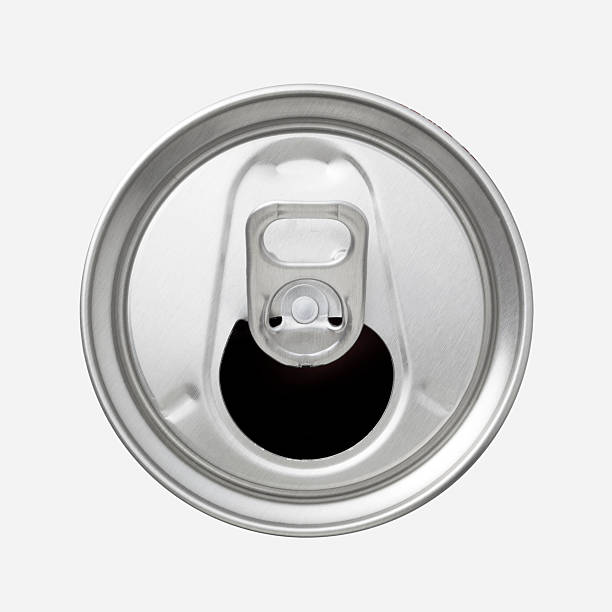
#> input picture CircleDetection/circle.jpg, 612 x 612 px
$ python main.py --image circle.jpg
#> lines starting #> are read from the running program, lines starting #| are printed output that depends on the picture; after the words box and inside, x2 and y2 are one past the last pixel; in counts of white or black regions, pixels touching at a corner belong together
# import the necessary packages
import numpy as np
import argparse
import cv2
# construct the argument parser and parse the arguments
ap = argparse.ArgumentParser()
ap.add_argument("-i", "--image", required = True, help = "Path to the image")
args = vars(ap.parse_args())

# load the image, clone it for output, and then convert it to grayscale
image = cv2.imread(args["image"])
#> image is the input picture: shape (612, 612, 3); mean B, G, R 210.2, 210.6, 210.7
output = image.copy()
gray = cv2.cvtColor(image, cv2.COLOR_BGR2GRAY)

# detect circles in the image
circles = cv2.HoughCircles(gray, cv2.HOUGH_GRADIENT, 1.2, 100)
#> circles = [[305.4, 309, 218.4], [246.6, 390.6, 127.7], [376.2, 238.2, 127.3], [384.6, 370.2, 121.9], [205.8, 274.2, 121.3], [291, 185.4, 102]]
# ensure at least some circles were found
if circles is not None:
	# convert the (x, y) coordinates and radius of the circles to integers
	circles = np.round(circles[0,:]).astype("int")
#> circles = [[305, 309, 218], [247, 391, 128], [376, 238, 127], [385, 370, 122], [206, 274, 121], [291, 185, 102]]


	# # loop over the (x, y) coordinates and radius of the circles
	# for (x, y, r) in circles:
	# 	# draw the circle in the output image, then draw a rectangle
	# 	# corresponding to the center of the circle
	# 	cv2.circle(output, (x, y), r, (0, 255, 0), 4)
	# 	cv2.rectangle(output, (x - 5, y - 5), (x + 5, y + 5), (0, 128, 255), -1)
	# # show the output image
	# cv2.imshow("output", np.hstack([image, output]))
	# cv2.waitKey(0)

largest_circle = max(circles, key=lambda c: c[2])
#> largest_circle = [305, 309, 218]
x, y, r = largest_circle
#> x = 305; y = 309; r = 218
# draw only that circle
cv2.circle(output, (x, y), r, (0, 255, 0), 4)
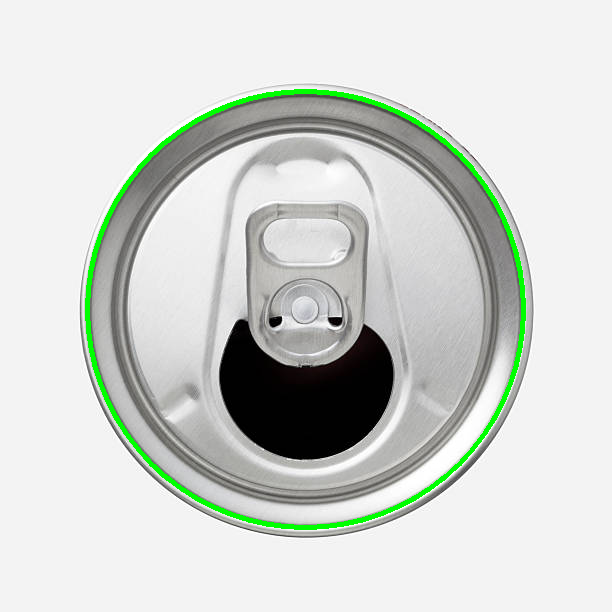
#> output: shape (612, 612, 3); 1.79% of pixels changed, all inside (x1, y1, x2, y2) = (85, 89, 526, 530)
cv2.rectangle(output, (x - 5, y - 5), (x + 5, y + 5), (0, 128, 255), -1)
#> output: shape (612, 612, 3); 0.03% of pixels changed, all inside (x1, y1, x2, y2) = (300, 304, 311, 315)

cv2.imshow("output", np.hstack([image, output]))
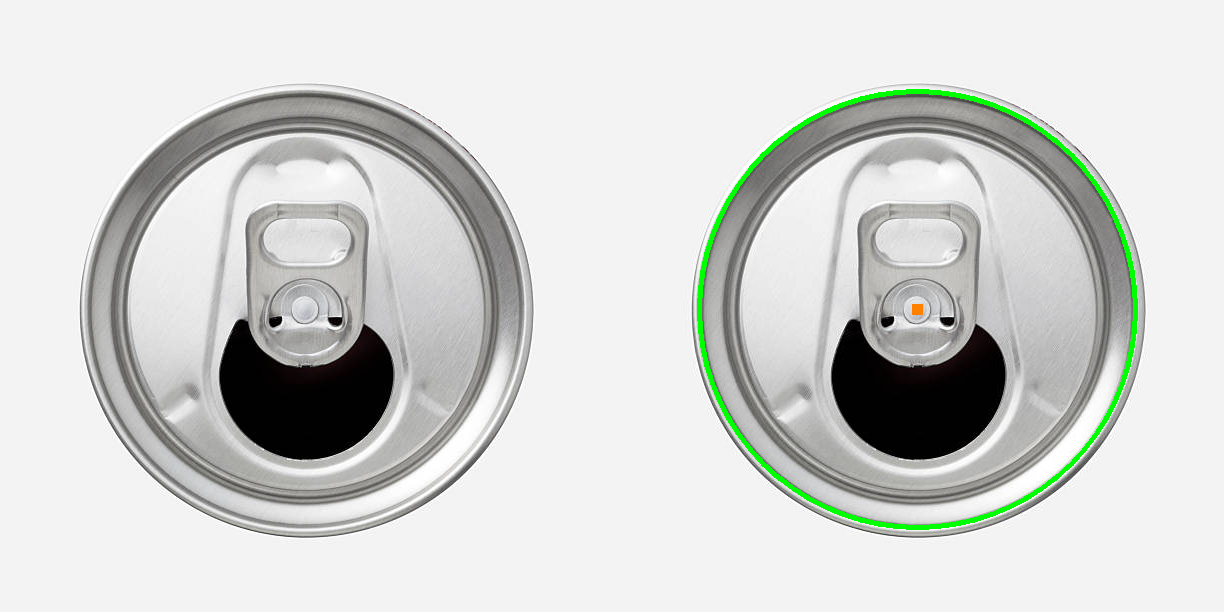
#> window 'output': shape (612, 1224, 3); mean B, G, R 208.7, 211.4, 209.3
cv2.waitKey(0)
